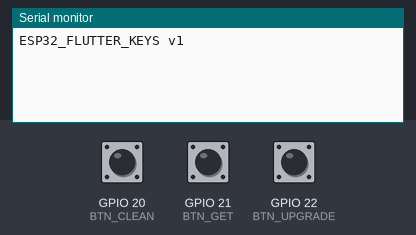
Bench run of a sketch on a simulated ESP32-C6. Shown: the last lines printed to the serial monitor. Inputs (shaded band) come from the test bench; at power-on: GPIO 20 (BTN_CLEAN) HIGH, GPIO 21 (BTN_GET) HIGH, GPIO 22 (BTN_UPGRADE) HIGH.

Above: at 1.5 s.
1.6 s: GPIO 20 (BTN_CLEAN) pulled LOW for 0.15 s
At 2.2 s:
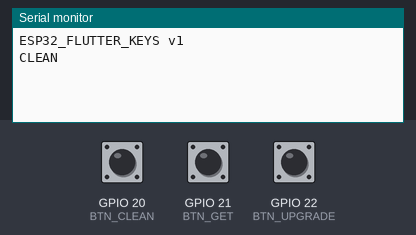
3.2 s: GPIO 21 (BTN_GET) pulled LOW for 0.15 s
At 4.4 s:
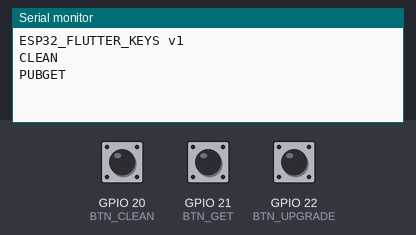
4.8 s: GPIO 22 (BTN_UPGRADE) pulled LOW for 0.15 s
At 5.8 s:
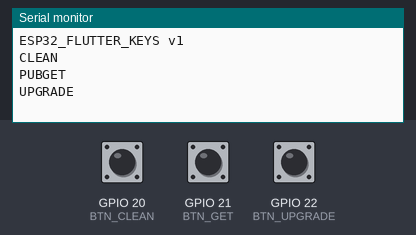

Measured:
- after the input at 1.6 s, the serial monitor: prints a new line at once (image 1)
- after the input at 3.2 s, the serial monitor: prints a new line at once (image 2)
- after the input at 4.8 s, the serial monitor: prints a new line at once (image 3)

The sketch:

esp32_flutter_keys.ino
```cpp
// esp32_flutter_keys.ino
// board: ESP32 C6

#include <Arduino.h>

// choose safe GPIOs
constexpr uint8_t BTN_CLEAN   = 20; // "flutter clean"
constexpr uint8_t BTN_GET     = 21; // "flutter pub get"
constexpr uint8_t BTN_UPGRADE = 22; // "flutter upgrade"

struct Btn {
  uint8_t pin;
  bool lastStable;      // debounced level (true = HIGH = released)
  bool lastReading;     // last raw reading
  unsigned long lastTs; // last change timestamp
};

Btn btns[3] = {
  {BTN_CLEAN,   true, true, 0},
  {BTN_GET,     true, true, 0},
  {BTN_UPGRADE, true, true, 0}
};

constexpr unsigned long DEBOUNCE_MS = 25;

static inline void handleButton(uint8_t index, const char* token) {
  bool reading = digitalRead(btns[index].pin); // HIGH (released) with pull-up
  unsigned long now = millis();

  if (reading != btns[index].lastReading) {
    btns[index].lastTs = now;                // start debounce
    btns[index].lastReading = reading;
  }

  if ((now - btns[index].lastTs) > DEBOUNCE_MS) {
    if (reading != btns[index].lastStable) {
      btns[index].lastStable = reading;
      // fire on press only (HIGH -> LOW transition)
      if (reading == LOW) {
        Serial.println(token);               // send short token + newline
      }
    }
  }
}

void setup() {
  // for ESP32-S2/S3 with native USB-CDC, Serial is over USB automatically.
  // for classic ESP32 DevKitC, Serial goes through the USB-UART bridge.
  Serial.begin(115200);
  // small delay to let host open the port
  delay(300);

  pinMode(BTN_CLEAN,   INPUT_PULLUP);
  pinMode(BTN_GET,     INPUT_PULLUP);
  pinMode(BTN_UPGRADE, INPUT_PULLUP);

  Serial.println("ESP32_FLUTTER_KEYS v1");
}

void loop() {
  handleButton(0, "CLEAN");
  handleButton(1, "PUBGET");
  handleButton(2, "UPGRADE");
  // very light loop pacing (optional)
  delay(1);
}
```
